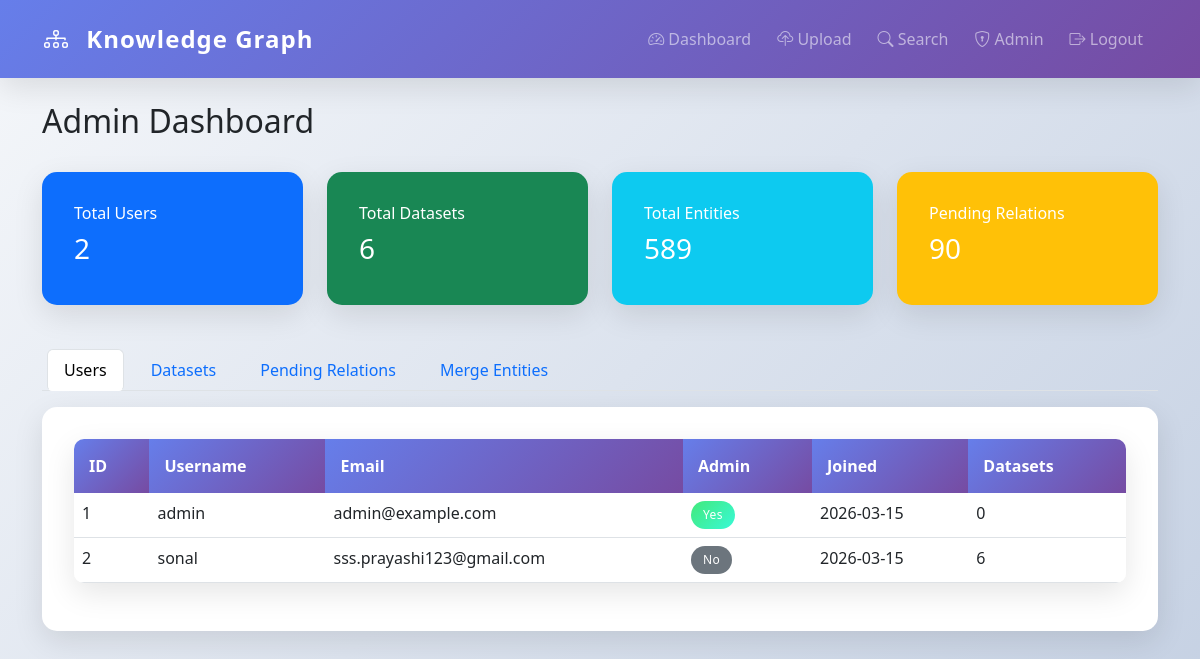
The page /admin (signed in) on the database its author committed.
### app.py (models this page shows, shortened)
class User(UserMixin, db.Model):
    __tablename__ = 'users'
    id = db.Column(db.Integer, primary_key=True)
    username = db.Column(db.String(80), unique=True, nullable=False)
    email = db.Column(db.String(120), unique=True, nullable=False)
    password_hash = db.Column(db.String(200), nullable=False)
    is_admin = db.Column(db.Boolean, default=False)
    created_at = db.Column(db.DateTime, default=datetime.utcnow)
    datasets = db.relationship('Dataset', backref='user', lazy=True, cascade='all, delete-orphan')

### app.py (the view)
@app.route('/admin')
@login_required
def admin():
    if not current_user.is_admin:
        flash('Access denied')
        return redirect(url_for('dashboard'))
    users = User.query.all()
    datasets = Dataset.query.all()
    entities = Entity.query.all()
    relations = Relation.query.all()
    source_stats = {
        'upload': Dataset.query.filter_by(source_type='upload').count(),
        'wikipedia': Dataset.query.filter_by(source_type='wikipedia').count(),
        'arxiv': Dataset.query.filter_by(source_type='arxiv').count()
    }
    stats = {
        'total_users': len(users),
        'total_datasets': len(datasets),
        'total_entities': len(entities),
        'total_relations': len(relations),
        'pending_relations': Relation.query.filter_by(approved=False).count(),
        'source_stats': source_stats
    }
    return render_template('admin.html', users=users, datasets=datasets,
                         entities=entities, relations=relations, stats=stats)

### app.py (called while the page is built)
@login_manager.user_loader
def load_user(user_id):
    return User.query.get(int(user_id))

### templates/admin.html (shortened to what this page needs)
{% extends "base.html" %}
{% block content %}
<div class="row mb-4">
    <div class="col-12">
        <h2>Admin Dashboard</h2>
    </div>
</div>
<div class="row mb-4">
    <div class="col-md-3">
        <div class="card text-white bg-primary">
            <div class="card-body">
                <h6>Total Users</h6>
                <h3>{{ stats.total_users }}</h3>
            </div>
        </div>
    </div>
    <div class="col-md-3">
        <div class="card text-white bg-success">
            <div class="card-body">
                <h6>Total Datasets</h6>
                <h3>{{ stats.total_datasets }}</h3>
            </div>
        </div>
    </div>
    <div class="col-md-3">
        <div class="card text-white bg-info">
            <div class="card-body">
                <h6>Total Entities</h6>
                <h3>{{ stats.total_entities }}</h3>
            </div>
        </div>
    </div>
    <div class="col-md-3">
        <div class="card text-white bg-warning">
            <div class="card-body">
                <h6>Pending Relations</h6>
                <h3>{{ stats.pending_relations }}</h3>
            </div>
        </div>
    </div>
</div>
<ul class="nav nav-tabs mb-3" id="adminTabs" role="tablist">
    <li class="nav-item">
        <button class="nav-link active" id="users-tab" data-bs-toggle="tab" data-bs-target="#users" type="button" role="tab">
            Users
        </button>
    </li>
    <li class="nav-item">
        <button class="nav-link" id="datasets-tab" data-bs-toggle="tab" data-bs-target="#datasets" type="button" role="tab">
            Datasets
        </button>
    </li>
    <li class="nav-item">
        <button class="nav-link" id="relations-tab" data-bs-toggle="tab" data-bs-target="#relations" type="button" role="tab">
            Pending Relations
        </button>
    </li>
    <li class="nav-item">
        <button class="nav-link" id="merge-tab" data-bs-toggle="tab" data-bs-target="#merge" type="button" role="tab">
            Merge Entities
        </button>
    </li>
</ul>
<div class="tab-content">
    <div class="tab-pane fade show active" id="users" role="tabpanel">
        <div class="card">
            <div class="card-body">
                <table class="table">
                    <thead>
                        <tr>
                            <th>ID</th>
                            <th>Username</th>
                            <th>Email</th>
                            <th>Admin</th>
                            <th>Joined</th>
                            <th>Datasets</th>
                        </tr>
                    </thead>
                    <tbody>
                        {% for user in users %}
                        <tr>
                            <td>{{ user.id }}</td>
                            <td>{{ user.username }}</td>
                            <td>{{ user.email }}</td>
                            <td>
                                {% if user.is_admin %}
                                <span class="badge bg-success">Yes</span>
                                {% else %}
                                <span class="badge bg-secondary">No</span>
                                {% endif %}
                            </td>
                            <td>{{ user.created_at.strftime('%Y-%m-%d') }}</td>
                            <td>{{ user.datasets|length }}</td>
                        </tr>
                        {% endfor %}
                    </tbody>
                </table>
            </div>
        </div>
    </div>
</div>
{% endblock %}

### templates/base.html (shortened to what this page needs)
<!DOCTYPE html>
<html lang="en">
<head>
    <link href="https://cdn.jsdelivr.net/npm/bootstrap@5.3.0/dist/css/bootstrap.min.css" rel="stylesheet">
    <link rel="stylesheet" href="https://cdn.jsdelivr.net/npm/bootstrap-icons@1.11.0/font/bootstrap-icons.css">
    <link rel="stylesheet" href="{{ url_for('static', filename='css/style.css') }}">
</head>
<body>
    {% if current_user.is_authenticated %}
    <nav class="navbar navbar-expand-lg navbar-dark bg-primary">
        <div class="container-fluid">
            <a class="navbar-brand" href="{{ url_for('dashboard') }}">
                <i class="bi bi-diagram-3"></i> Knowledge Graph
            </a>
            <div class="collapse navbar-collapse" id="navbarNav">
                <ul class="navbar-nav ms-auto">
                    <li class="nav-item">
                        <a class="nav-link" href="{{ url_for('dashboard') }}">
                            <i class="bi bi-speedometer2"></i> Dashboard
                        </a>
                    </li>
                    <li class="nav-item">
                        <a class="nav-link" href="{{ url_for('upload') }}">
                            <i class="bi bi-cloud-upload"></i> Upload
                        </a>
                    </li>
                    <li class="nav-item">
                        <a class="nav-link" href="{{ url_for('search') }}">
                            <i class="bi bi-search"></i> Search
                        </a>
                    </li>
                    {% if current_user.is_admin %}
                    <li class="nav-item">
                        <a class="nav-link" href="{{ url_for('admin') }}">
                            <i class="bi bi-shield-lock"></i> Admin
                        </a>
                    </li>
                    {% endif %}
                    <li class="nav-item">
                        <a class="nav-link" href="{{ url_for('logout') }}">
                            <i class="bi bi-box-arrow-right"></i> Logout
                        </a>
                    </li>
                </ul>
            </div>
        </div>
    </nav>
    {% endif %}
    <main class="container mt-4">
        {% block content %}{% endblock %}
    </main>
</body>
</html>

### static/css/style.css (style rules this page uses)
:root { --primary-color: #4361ee; --secondary-color: #3f37c9; --success-color: #4cc9f0; --danger-color: #f72585; --warning-color: #f8961e; --info-color: #4895ef; --light-color: #f8f9fa; --dark-color: #212529; --gradient-primary: linear-gradient(135deg, #667eea 0%, #764ba2 100%); --gradient-success: linear-gradient(135deg, #43e97b 0%, #38f9d7 100%); --gradient-danger: linear-gradient(135deg, #f093fb 0%, #f5576c 100%); --box-shadow: 0 10px 30px rgba(0, 0, 0, 0.1); --box-shadow-hover: 0 15px 40px rgba(0, 0, 0, 0.15); }
body { font-family: 'Segoe UI', Tahoma, Geneva, Verdana, sans-serif; background: linear-gradient(135deg, #f5f7fa 0%, #c3cfe2 100%); min-height: 100vh; margin: 0; padding: 0; }
.navbar { background: var(--gradient-primary) !important; box-shadow: var(--box-shadow); padding: 1rem 2rem; }
.navbar-brand { font-size: 1.5rem; font-weight: 700; letter-spacing: 1px; }
.navbar-brand i { margin-right: 10px; animation: pulse 2s infinite; }
.nav-link { font-weight: 500; transition: all 0.3s ease; margin: 0 5px; border-radius: 5px; }
.card { border: none; border-radius: 15px; box-shadow: var(--box-shadow); transition: all 0.3s ease; overflow: hidden; margin-bottom: 20px; }
.card-body { padding: 2rem; }
.table { border-radius: 10px; overflow: hidden; box-shadow: var(--box-shadow); }
.table thead th { background: var(--gradient-primary); color: white; font-weight: 600; border: none; padding: 15px; }
.table tbody tr { transition: all 0.3s ease; }
.badge { padding: 8px 12px; border-radius: 20px; font-weight: 500; letter-spacing: 0.5px; }
.badge.bg-success { background: var(--gradient-success) !important; }

### rows shown on the page
User: id "1", username "admin", email "admin@example.com", is_admin "Yes", created_at "2026-03-15", datasets|length "0"
User: id "2", username "sonal", email "sss.prayashi123@gmail.com", is_admin "No", created_at "2026-03-15", datasets|length "6"

### other values the page prints
{{ stats.total_users }} "2"
{{ stats.total_datasets }} "6"
{{ stats.total_entities }} "589"
{{ stats.pending_relations }} "90"
